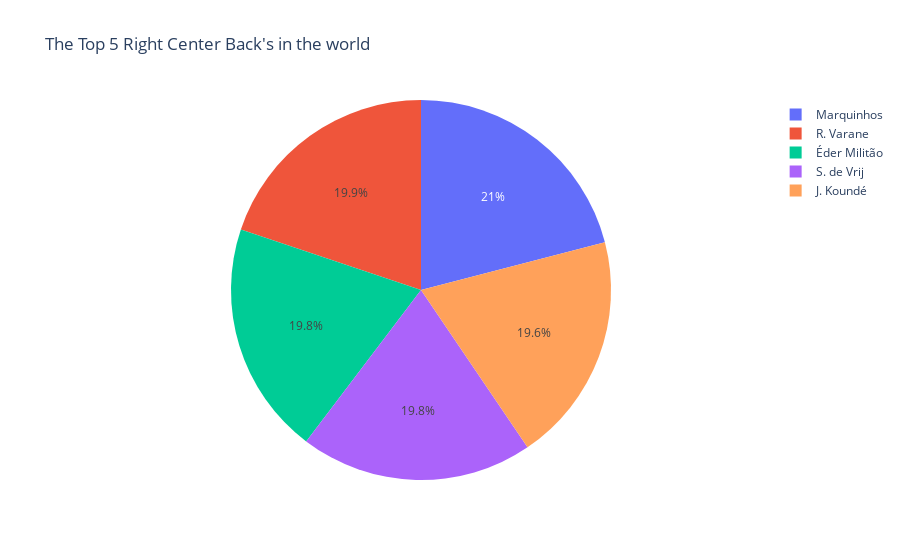

The notebook cell saved with this chart:
### Code cell
sd = df[(df['club_position'] == 'RCB') | (df['club_position'] == 'CB')].sort_values('df_centre_backs', ascending=False)[:5]
px.pie(sd, values='df_centre_backs', names='short_name', title='The Top 5 Right Center Back\'s in the world')

### Figure 1 — Plotly figure (JSON) as saved in the notebook; plotly's stock layout.template omitted (floating-point values rounded to 4 significant figures)
{"data": [{"domain": {"x": [0, 1], "y": [0, 1]}, "hovertemplate": "short_name=%{label}<br>df_centre_backs=%{value}<extra></extra>", "labels": ["Marquinhos", "R. Varane", "Éder Militão", "S. de Vrij", "J. Koundé"], "legendgroup": "", "name": "", "showlegend": true, "type": "pie", "values": [85.31, 80.78, 80.65, 80.57, 79.59]}], "layout": {"legend": {"tracegroupgap": 0}, "title": {"text": "The Top 5 Right Center Back's in the world"}}}
